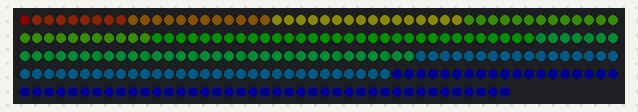
This sketch was run on a simulated ESP8266 (NodeMCU). Parts: 241 RGB LEDs in strip order, left to right, continuing on the next row. Dim RGB values are drawn brighter than linear.

Above: at 0.01 s.
At 4.97 s:
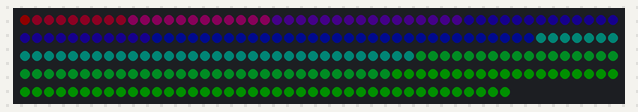
At 9.93 s:
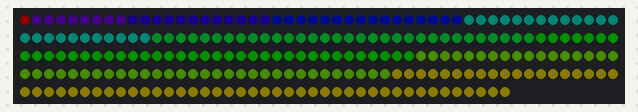
At 19.93 s:
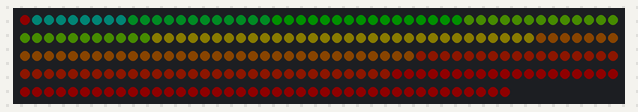
At 29.85 s:
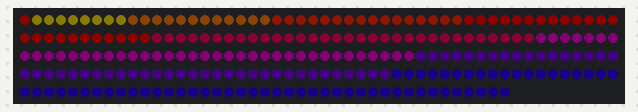
At 39.85 s:
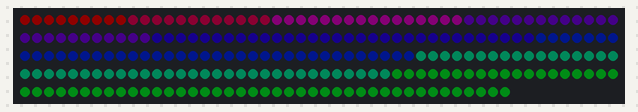

The sketch:

rings.ino
```cpp
#include <FastLED.h>

// Basic test of Rings

#define LED_PIN  D4

#define COLOR_ORDER GBR
#define CHIPSET     WS2811

#define RINGS 9

#define JUMP 20
#define SPEED 80

#define NUM_LEDS 241

CRGB leds[NUM_LEDS];      //naming our LED array
int hue[RINGS];

void setup() {
  FastLED.addLeds<CHIPSET, LED_PIN, COLOR_ORDER>(leds, NUM_LEDS).setCorrection(TypicalSMD5050);
  FastLED.setBrightness( 15 );
  int h = 0;
  for(int r=0; r < RINGS; r++) {
    hue[r] = h;
    h += JUMP;
  }
}

void loop() {
  rings();
}

void rings() {
  for(int r=1; r<= RINGS; r++) {
    setRing(r, CHSV(hue[(r - 1)], 255,255));
  }
  FastLED.delay(SPEED);
  if(false) {
    for(int r=2; r < RINGS; r++) {
      hue[(r - 1)] = hue[r];
    }
    hue[(RINGS - 1)] += JUMP;
  }
  else {
    for(int r=(RINGS - 1); r > 1; r--) {
      hue[r] = hue[(r - 1)];
    }
//    if(random(0,10) > 2) {
      hue[1] += JUMP;
//    }
//    else {
//      hue[1] += random(0,255);
//    }
  }
}

void setRing(int ring, CRGB colour) {
  int offset = 0;
  int count = 0;
  switch (ring) {
    case 1:
      count = 1;
      break;
    case 2:
      offset = 1;
      count = 8;
      break;
    case 3:
      offset = 9;
      count = 12;
      break;
    case 4:
      offset = 21;
      count = 16;
      break;
    case 5:
      offset = 37;
      count = 24;
      break;
    case 6:
      offset = 61;
      count = 32;
      break;
    case 7:
      offset = 93;
      count = 40;
      break;
    case 8:
      offset =133;
      count = 48;
      break;
    case 9:
      offset = 181;
      count = 60;
      break;
  }
  for (int i = 0; i < count; i++) {
    leds[(offset + i)] = colour;
  }
}
```
